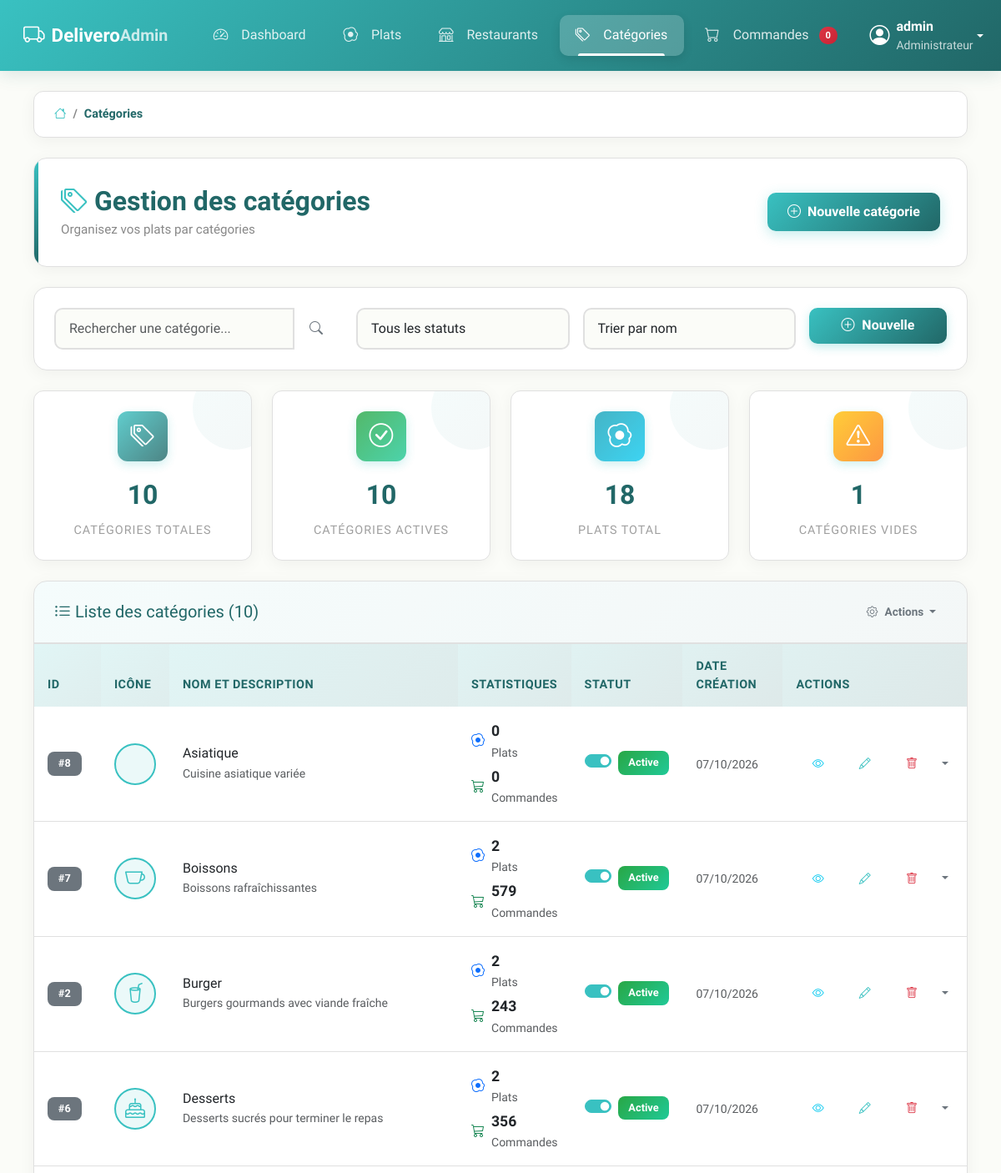
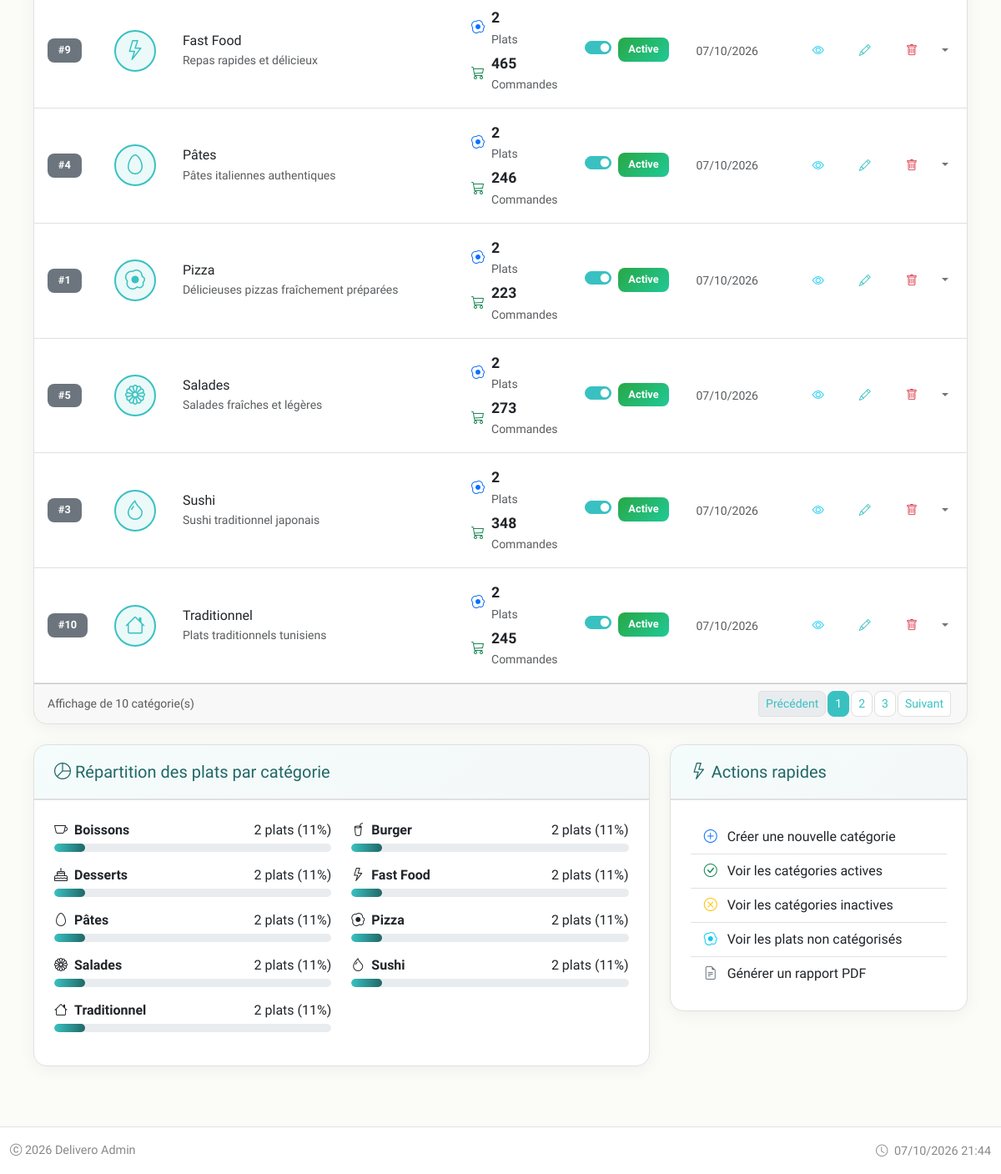
Screenshot of /admin/categories.php (signed in) with the database file from the repository (2 pictures, top to bottom).
### tables this page shows
CREATE TABLE IF NOT EXISTS categories (
    id INT AUTO_INCREMENT PRIMARY KEY,
    name VARCHAR(100) NOT NULL,
    description TEXT,
    icon VARCHAR(50),
    is_active BOOLEAN DEFAULT TRUE,
    created_at TIMESTAMP DEFAULT CURRENT_TIMESTAMP,
    INDEX idx_active (is_active),
    INDEX idx_name (name)
);

### admin/templates/categories_list.phtml (the view, shortened to what the rows shown need)
<div class="card">
    <div class="card-body p-0">
        <?php if (empty($categories)): ?>
            <div class="text-center py-5">
                <i class="bi bi-tags display-1 text-muted mb-3"></i>
                <h4>Aucune catégorie trouvée</h4>
                <p class="text-muted mb-4">
                    <?php if ($search_query || $status_filter): ?>
                        Aucune catégorie ne correspond à vos critères.
                    <?php else: ?>
                        Commencez par créer votre première catégorie.
                    <?php endif; ?>
                </p>
                <a href="add_category.php" class="btn btn-primary">
                    <i class="bi bi-plus-circle"></i> Créer une catégorie
                </a>
                <?php if ($search_query || $status_filter): ?>
                    <a href="categories.php" class="btn btn-outline-secondary ms-2">
                        <i class="bi bi-x-circle"></i> Réinitialiser
                    </a>
                <?php endif; ?>
            </div>
        <?php else: ?>
            <div class="table-responsive">
                <table class="table table-hover mb-0">
                    <thead>
                        <tr>
                            <th width="60">ID</th>
                            <th width="80">Icône</th>
                            <th>Nom et description</th>
                            <th width="120">Statistiques</th>
                            <th width="100">Statut</th>
                            <th width="120">Date création</th>
                            <th width="180">Actions</th>
                        </tr>
                    </thead>
                    <tbody>
                        <?php foreach ($categories as $category): ?>
                        <tr>
                            <td>
                                <span class="badge bg-secondary">#<?= $category['id'] ?></span>
                            </td>
                            <td>
                                <div class="category-icon-circle <?= $category['is_active'] ? 'active' : 'inactive' ?>">
                                    <?php if (!empty($category['icon'])): ?>
                                        <i class="bi bi-<?= htmlspecialchars($category['icon']) ?>"></i>
                                    <?php else: ?>
                                        <i class="bi bi-tag"></i>
                                    <?php endif; ?>
                                </div>
                            </td>
                            <td>
                                <div class="d-flex align-items-center">
                                    <div>
                                        <h6 class="mb-1"><?= htmlspecialchars($category['name']) ?></h6>
                                        <?php if (!empty($category['description'])): ?>
                                            <p class="text-muted small mb-0">
                                                <?= htmlspecialchars(substr($category['description'], 0, 80)) ?>
                                            </p>
                                        <?php else: ?>
                                            <span class="text-muted small">Aucune description</span>
                                        <?php endif; ?>
                                    </div>
                                </div>
                            </td>
                            <td>
                                <div class="category-stats">
                                    <div class="d-flex align-items-center mb-1">
                                        <i class="bi bi-egg-fried text-primary me-2"></i>
                                        <div>
                                            <div class="fw-bold"><?= $category['dish_count'] ?></div>
                                            <small class="text-muted">Plats</small>
                                        </div>
                                    </div>
                                    <div class="d-flex align-items-center">
                                        <i class="bi bi-cart3 text-success me-2"></i>
                                        <div>
                                            <div class="fw-bold"><?= $category['total_orders'] ?: 0 ?></div>
                                            <small class="text-muted">Commandes</small>
                                        </div>
                                    </div>
                                </div>
                            </td>
                            <td>
                                <div class="form-check form-switch">
                                    <input class="form-check-input status-toggle"
                                           type="checkbox"
                                           data-category-id="<?= $category['id'] ?>"
                                           <?= $category['is_active'] ? 'checked' : '' ?>>
                                    <label class="form-check-label">
                                        <span class="badge bg-<?= $category['is_active'] ? 'success' : 'secondary' ?>">
                                            <?= $category['is_active'] ? 'Active' : 'Inactive' ?>
                                        </span>
                                    </label>
                                </div>
                            </td>
                            <td>
                                <small class="text-muted">
                                    <?= date('d/m/Y', strtotime($category['created_at'])) ?>
                                </small>
                            </td>
                            <td>
                                <div class="btn-group btn-group-sm">
                                    <a href="category_details.php?id=<?= $category['id'] ?>"
                                       class="btn btn-outline-info"
                                       title="Voir détails"
                                       data-bs-toggle="tooltip">
                                        <i class="bi bi-eye"></i>
                                    </a>
                                    <a href="edit_category.php?id=<?= $category['id'] ?>"
                                       class="btn btn-outline-primary"
                                       title="Modifier"
                                       data-bs-toggle="tooltip">
                                        <i class="bi bi-pencil"></i>
                                    </a>
                                    <a href="delete_category.php?id=<?= $category['id'] ?>"
                                       class="btn btn-outline-danger"
                                       onclick="return confirm('Êtes-vous sûr de vouloir supprimer la catégorie \"<?= addslashes($category['name']) ?>\" ? Cette action déplacera tous ses plats dans \"Non catégorisé\".')"
                                       title="Supprimer"
                                       data-bs-toggle="tooltip">
                                        <i class="bi bi-trash"></i>
                                    </a>
                                    <button type="button"
                                            class="btn btn-outline-secondary dropdown-toggle dropdown-toggle-split"
                                            data-bs-toggle="dropdown">
                                    </button>
                                </div>
                            </td>
                        </tr>
                        <?php endforeach; ?>
                    </tbody>
                </table>
            </div>
        <?php endif; ?>
    </div>
</div>
<?php if (!empty($categories)): ?>
<div class="row mt-4">
    <div class="col-md-8">
        <div class="card">
            <div class="card-body">
                <div class="row">
                    <?php foreach ($categories as $category): ?>
                        <?php if ($category['dish_count'] > 0): ?>
                            <?php
                            $percentage = $total_dishes_in_categories > 0 ?
                                round(($category['dish_count'] / $total_dishes_in_categories) * 100) : 0;
                            ?>
                            <div class="col-md-6 mb-3">
                                <div class="d-flex justify-content-between align-items-center mb-1">
                                    <div class="d-flex align-items-center">
                                        <div class="me-2">
                                            <?php if (!empty($category['icon'])): ?>
                                                <i class="bi bi-<?= htmlspecialchars($category['icon']) ?>"></i>
                                            <?php endif; ?>
                                        </div>
                                        <span class="fw-bold"><?= htmlspecialchars($category['name']) ?></span>
                                    </div>
                                    <span><?= $category['dish_count'] ?> plats (<?= $percentage ?>%)</span>
                                </div>
                                <div class="progress" style="height: 10px;">
                                    <div class="progress-bar"
                                         role="progressbar"
                                         style="width: <?= $percentage ?>%"
                                         aria-valuenow="<?= $percentage ?>"
                                         aria-valuemin="0"
                                         aria-valuemax="100">
                                    </div>
                                </div>
                            </div>
                        <?php endif; ?>
                    <?php endforeach; ?>
                </div>
            </div>
        </div>
    </div>
</div>
<?php endif; ?>

### rows the page displays
categories: id "8", name "Asiatique", description "Cuisine asiatique variée", dish_count "0", total_orders "0", is_active "☑", shows "Active", created_at "07/10/2026"
categories: id "7", name "Boissons", description "Boissons rafraîchissantes", dish_count "2", total_orders "579", is_active "☑", shows "Active", created_at "07/10/2026", percentage "11"
categories: id "2", name "Burger", description "Burgers gourmands avec viande fraîche", dish_count "2", total_orders "243", is_active "☑", shows "Active", created_at "07/10/2026", percentage "11"
categories: id "6", name "Desserts", description "Desserts sucrés pour terminer le repas", dish_count "2", total_orders "356", is_active "☑", shows "Active", created_at "07/10/2026", percentage "11"
categories: id "9", name "Fast Food", description "Repas rapides et délicieux", dish_count "2", total_orders "465", is_active "☑", shows "Active", created_at "07/10/2026", percentage "11"
categories: id "4", name "Pâtes", description "Pâtes italiennes authentiques", dish_count "2", total_orders "246", is_active "☑", shows "Active", created_at "07/10/2026", percentage "11"
categories: id "1", name "Pizza", description "Délicieuses pizzas fraîchement préparées", dish_count "2", total_orders "223", is_active "☑", shows "Active", created_at "07/10/2026", percentage "11"
categories: id "5", name "Salades", description "Salades fraîches et légères", dish_count "2", total_orders "273", is_active "☑", shows "Active", created_at "07/10/2026", percentage "11"
categories: id "3", name "Sushi", description "Sushi traditionnel japonais", dish_count "2", total_orders "348", is_active "☑", shows "Active", created_at "07/10/2026", percentage "11"
categories: id "10", name "Traditionnel", description "Plats traditionnels tunisiens", dish_count "2", total_orders "245", is_active "☑", shows "Active", created_at "07/10/2026", percentage "11"

### other values shown
$_SESSION['username'] "admin"
$crumb['title'] "Catégories"
$pageTitle "Gestion des catégories"
$pageDescription "Organisez vos plats par catégories"
$actionButton['text'] "Nouvelle catégorie"
$total_categories "10"
$active_categories "10"
$total_dishes_in_categories "18"
$categories_without_dishes "1"
count($categories) "10"
